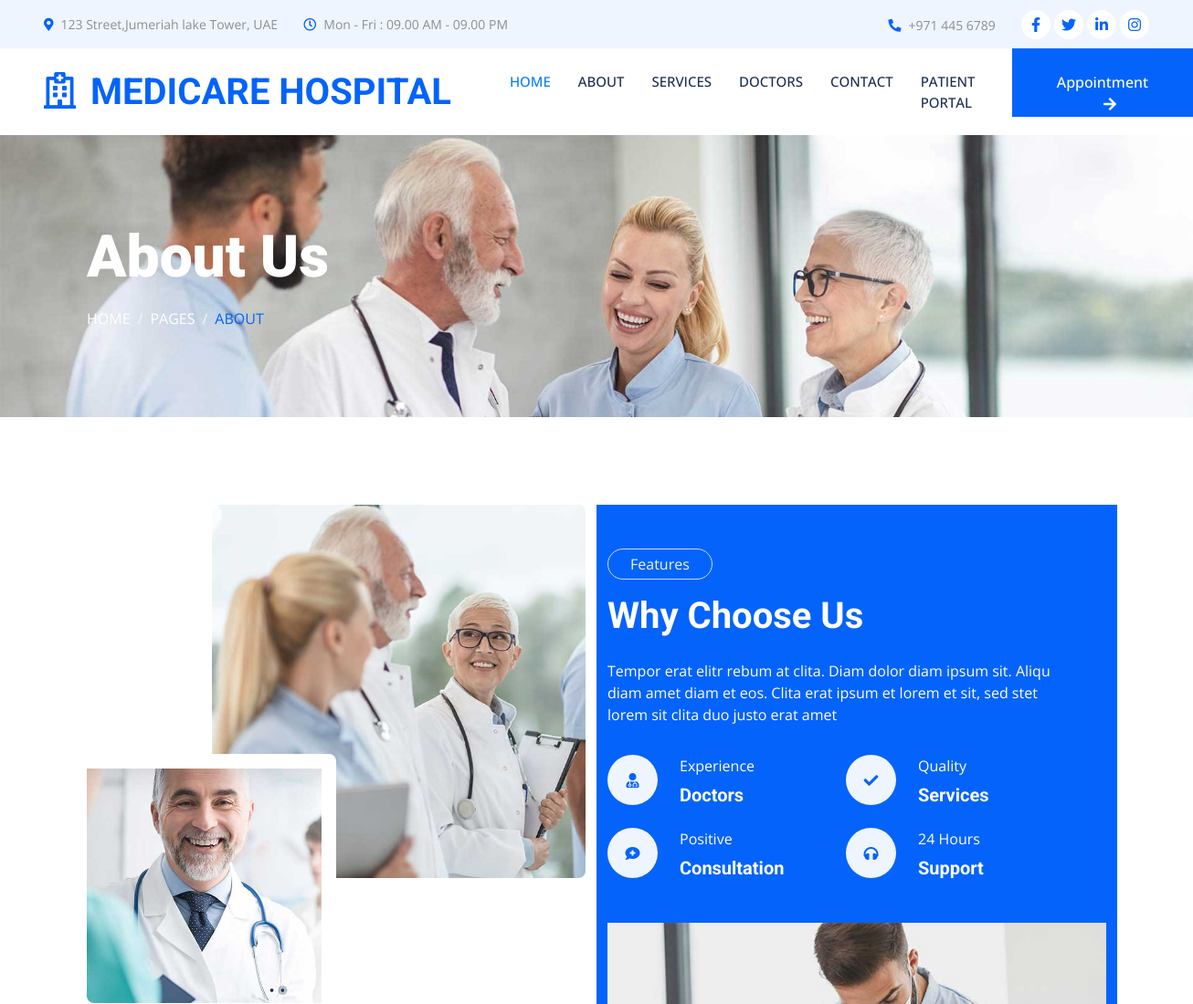
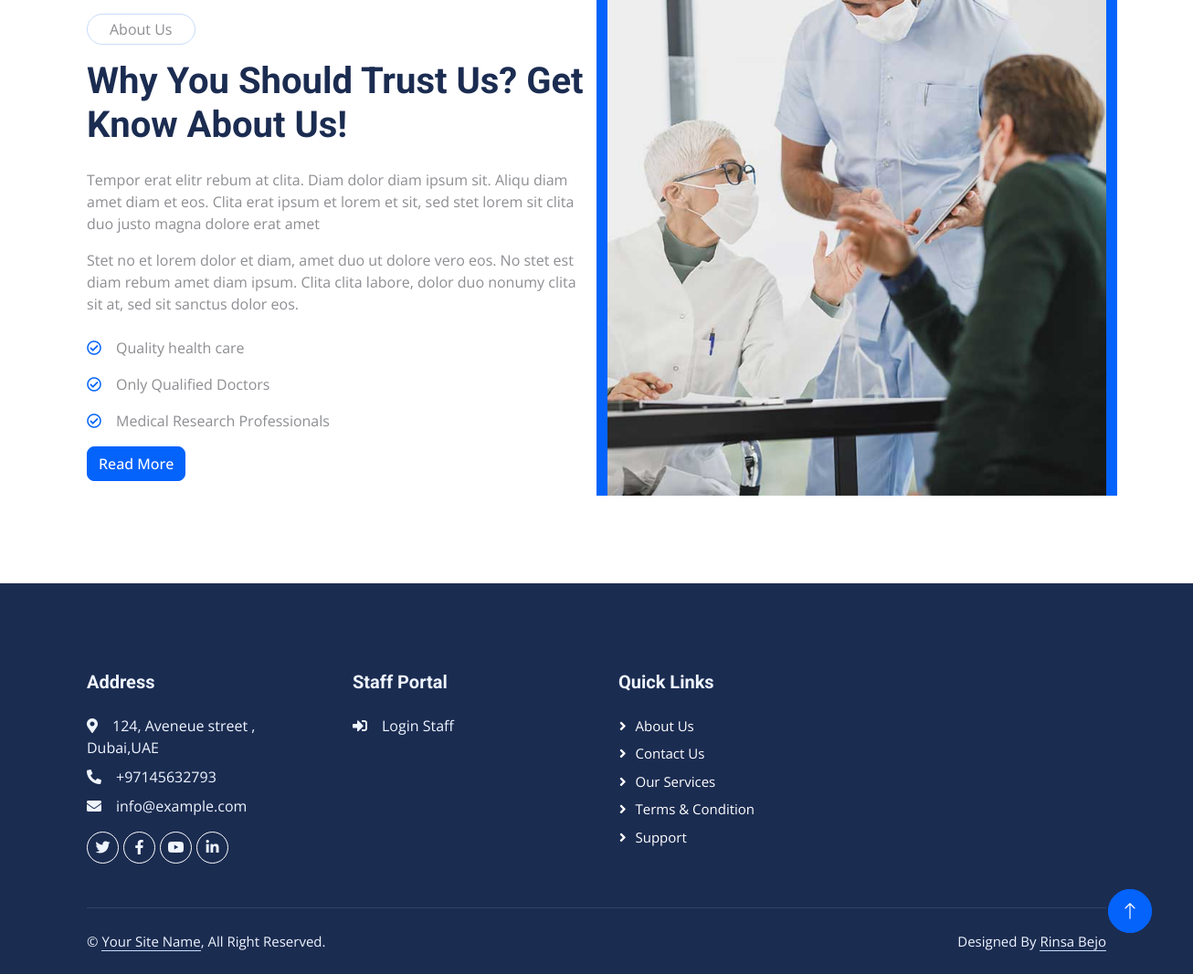
The page /about/ on the database its author committed (2 pictures, top to bottom).
### hosp_staff/models.py (models this page shows, shortened)
class CompanyLocation(models.Model):
    company_name = models.CharField(max_length=255)
    address = models.TextField()
    city = models.CharField(max_length=100)
    state = models.CharField(max_length=100)
    zip_code = models.CharField(max_length=20)
    country = models.CharField(max_length=100)
    phone_number = models.CharField(max_length=20, blank=True, null=True)
    created_at = models.DateTimeField(auto_now_add=True)
    updated_at = models.DateTimeField(auto_now=True)

### hosp_visitor/views.py (the view)
# urls.py: path('about/',about,name='about'),
def about(request):
    dep = Department.objects.all()
    loc = CompanyLocation.objects.all()
    doc = Doctor.objects.all()
    context = {
        'dep': dep,
        'doc': doc,
        'loc': loc,
    }
    return render(request,'hosp_visitor/about.html',context)

### hosp_visitor/templates/hosp_visitor/about.html (shortened to what this page needs)
{% extends 'hosp_visitor/base.html' %}
{% load static %}
{% block content %}
    <div class="container-fluid page-header py-5 mb-5 wow fadeIn" data-wow-delay="0.1s">
        <div class="container py-5">
            <h1 class="display-3 text-white mb-3 animated slideInDown">About Us</h1>
            <nav aria-label="breadcrumb animated slideInDown">
                <ol class="breadcrumb text-uppercase mb-0">
                    <li class="breadcrumb-item"><a class="text-white" href="{% url 'home' %}">Home</a></li>
                    <li class="breadcrumb-item"><a class="text-white" href="#">Pages</a></li>
                    <li class="breadcrumb-item text-primary active" aria-current="page">About</li>
                </ol>
            </nav>
        </div>
    </div>
<div class="container-xxl py-5">
    <div class="container">
        <div class="row">
            <div class="col-lg-6 wow fadeIn" data-wow-delay="0.1s">
                <div class="d-flex flex-column">
                    <img class="img-fluid rounded w-75 align-self-end" src="img/about-1.jpg" alt="">
                    <img class="img-fluid rounded w-50 bg-white pt-3 pe-3" src="img/about-2.jpg" alt="" style="margin-top: -25%;">
                </div>
                <p class="d-inline-block border rounded-pill py-1 px-4 mt-3">About Us</p>
                <h1 class="mb-4">Why You Should Trust Us? Get Know About Us!</h1>
                <p>Tempor erat elitr rebum at clita. Diam dolor diam ipsum sit. Aliqu diam amet diam et eos. Clita erat ipsum et lorem et sit, sed stet lorem sit clita duo justo magna dolore erat amet</p>
                <p class="mb-4">Stet no et lorem dolor et diam, amet duo ut dolore vero eos. No stet est diam rebum amet diam ipsum. Clita clita labore, dolor duo nonumy clita sit at, sed sit sanctus dolor eos.</p>
                <p><i class="far fa-check-circle text-primary me-3"></i>Quality health care</p>
                <p><i class="far fa-check-circle text-primary me-3"></i>Only Qualified Doctors</p>
                <p><i class="far fa-check-circle text-primary me-3"></i>Medical Research Professionals</p>
                <button
                class="btn btn-primary me-1"
                type="button"
                data-bs-toggle="collapse"
                data-bs-target="#collapseExample"
                aria-expanded="false"
                aria-controls="collapseExample"
              >
                Read More
              </button>
            </div>
            <div class="col-lg-6 bg-primary text-white wow fadeIn" data-wow-delay="0.5s">
                <div class="d-flex flex-column h-100">
                    <div class="p-lg-5 ps-lg-0">
                        <p class="d-inline-block border rounded-pill text-light py-1 px-4">Features</p>
                        <h1 class="text-white mb-4">Why Choose Us</h1>
                        <p class="text-white mb-4 pb-2">Tempor erat elitr rebum at clita. Diam dolor diam ipsum sit. Aliqu diam amet diam et eos. Clita erat ipsum et lorem et sit, sed stet lorem sit clita duo justo erat amet</p>
                        <div class="row g-4">
                            <div class="col-6">
                                <div class="d-flex align-items-center">
                                    <div class="d-flex flex-shrink-0 align-items-center justify-content-center rounded-circle bg-light" style="width: 55px; height: 55px;">
                                        <i class="fa fa-user-md text-primary"></i>
                                    </div>
                                    <div class="ms-4">
                                        <p class="text-white mb-2">Experience</p>
                                        <h5 class="text-white mb-0">Doctors</h5>
                                    </div>
                                </div>
                            </div>
                            <div class="col-6">
                                <div class="d-flex align-items-center">
                                    <div class="d-flex flex-shrink-0 align-items-center justify-content-center rounded-circle bg-light" style="width: 55px; height: 55px;">
                                        <i class="fa fa-check text-primary"></i>
                                    </div>
                                    <div class="ms-4">
                                        <p class="text-white mb-2">Quality</p>
                                        <h5 class="text-white mb-0">Services</h5>
                                    </div>
                                </div>
                            </div>
                            <div class="col-6">
                                <div class="d-flex align-items-center">
                                    <div class="d-flex flex-shrink-0 align-items-center justify-content-center rounded-circle bg-light" style="width: 55px; height: 55px;">
                                        <i class="fa fa-comment-medical text-primary"></i>
                                    </div>
                                    <div class="ms-4">
                                        <p class="text-white mb-2">Positive</p>
                                        <h5 class="text-white mb-0">Consultation</h5>
                                    </div>
                                </div>
                            </div>
                            <div class="col-6">
                                <div class="d-flex align-items-center">
                                    <div class="d-flex flex-shrink-0 align-items-center justify-content-center rounded-circle bg-light" style="width: 55px; height: 55px;">
                                        <i class="fa fa-headphones text-primary"></i>
                                    </div>
                                    <div class="ms-4">
                                        <p class="text-white mb-2">24 Hours</p>
                                        <h5 class="text-white mb-0">Support</h5>
                                    </div>
                                </div>
                            </div>
                        </div>
                    </div>
                    <img class="img-fluid w-100 h-100" src="{% static 'img/feature.jpg' %}" style="object-fit: cover;" alt="">
                </div>
            </div>
        </div>
    </div>
</div>
<div class="container-fluid bg-dark text-light footer mt-5 pt-5 wow fadeIn" data-wow-delay="0.1s">
    <div class="container py-5">
        <div class="row g-5">
            <div class="col-lg-3 col-md-6">
                <h5 class="text-light mb-4">Address</h5>
                {% for loca in loc %}
                <p class="mb-2"><i class="fa fa-map-marker-alt me-3"></i>{{ loca.address}} , {{loca.state }},{{ loca.country }}</p>
                <p class="mb-2"><i class="fa fa-phone-alt me-3"></i>{{ loca.phone_number }}</p>
                <p class="mb-2"><i class="fa fa-envelope me-3"></i>info@example.com</p>
                {% endfor %}
                <div class="d-flex pt-2">
                    <a class="btn btn-outline-light btn-social rounded-circle" href=""><i class="fab fa-twitter"></i></a>
                    <a class="btn btn-outline-light btn-social rounded-circle" href=""><i class="fab fa-facebook-f"></i></a>
                    <a class="btn btn-outline-light btn-social rounded-circle" href=""><i class="fab fa-youtube"></i></a>
                    <a class="btn btn-outline-light btn-social rounded-circle" href=""><i class="fab fa-linkedin-in"></i></a>
                </div>
            </div>
            <div class="col-lg-3 col-md-6">
                <h5 class="text-light mb-4">Staff Portal</h5>
                <p class="mb-2"><a class="text-light" href="{% url 'staff_login' %}"><i class="fa fa-sign-in-alt me-3"></i>Login Staff</a></p>
            </div>
            <div class="col-lg-3 col-md-6">
                <h5 class="text-light mb-4">Quick Links</h5>
                <a class="btn btn-link" href="{% url 'about' %}">About Us</a>
                <a class="btn btn-link" href="{% url 'contact' %}">Contact Us</a>
                <a class="btn btn-link" href="{% url 'services' %}">Our Services</a>
                <a class="btn btn-link" href="">Terms & Condition</a>
                <a class="btn btn-link" href="">Support</a>
            </div>
        </div>
    </div>
    <div class="container">
        <div class="copyright">
            <div class="row">
                <div class="col-md-6 text-center text-md-start mb-3 mb-md-0">
                    &copy; <a class="border-bottom" href="#">Your Site Name</a>, All Right Reserved.
                </div>
                <div class="col-md-6 text-center text-md-end">
                    Designed By <a class="border-bottom" href="https://htmlcodex.com">Rinsa Bejo</a>
                </div>
            </div>
        </div>
    </div>
</div>
    <a href="#" class="btn btn-lg btn-primary btn-lg-square rounded-circle back-to-top"></a>
{% endblock %}

### hosp_visitor/static/css/style.css (style rules this page uses)
:root { --primary: #0463FA; --light: #EFF5FF; --dark: #1B2C51; }
.back-to-top { position: fixed; display: none; right: 45px; bottom: 45px; z-index: 99; }
.btn { font-weight: 500; transition: .5s; }
.btn.btn-primary, .btn.btn-secondary { color: #FFFFFF; }
.btn-lg-square { width: 48px; height: 48px; }
.btn-square, .btn-sm-square, .btn-lg-square { padding: 0; display: flex; align-items: center; justify-content: center; font-weight: normal; }
.page-header { background: url(../img/header-page.jpg) top center no-repeat; background-size: cover; text-shadow: 0 0 30px rgba(0, 0, 0, .1); }
.breadcrumb-item + .breadcrumb-item::before { color: var(--light); }
:root { --primary: #007bff; }
.footer .btn.btn-social { margin-right: 5px; width: 35px; height: 35px; display: flex; align-items: center; justify-content: center; color: var(--light); border: 1px solid #FFFFFF; transition: .3s; }
.footer .btn.btn-link { display: block; margin-bottom: 5px; padding: 0; text-align: left; color: #FFFFFF; font-size: 15px; font-weight: normal; text-transform: capitalize; transition: .3s; }
.footer .btn.btn-link::before { position: relative; content: "\f105"; font-family: "Font Awesome 5 Free"; font-weight: 900; margin-right: 10px; }
.footer .copyright { padding: 25px 0; font-size: 15px; border-top: 1px solid rgba(256, 256, 256, .1); }
.footer .copyright a { color: var(--light); }

### rows shown on the page
CompanyLocation: address "124, Aveneue street", state "Dubai", country "UAE", phone_number "+97145632793"
